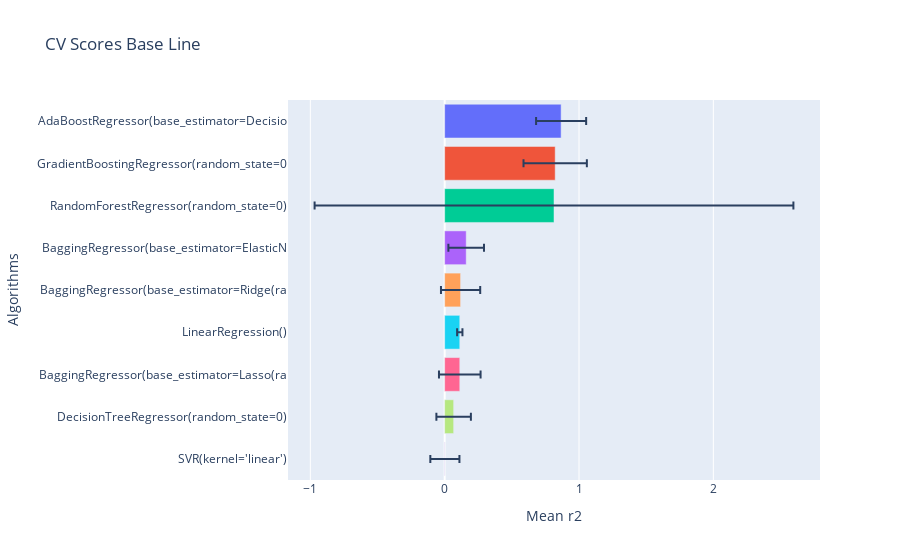

Here is the notebook cell this chart was saved with:
### Code cell
gp.crossval_models(x_train,y_train,10,lista_estimadores,"r2")

### Figure 1 — Plotly figure (JSON) as saved in the notebook; plotly's stock layout.template omitted (floating-point values rounded to 4 significant figures)
{"data": [{"alignmentgroup": "True", "error_x": {"array": [0.1863]}, "hovertemplate": "Algorithms=%{y}<br>Mean r2=%{x}<extra></extra>", "legendgroup": "AdaBoostRegressor(base_estimator=Decisio", "marker": {"color": "#636efa", "pattern": {"shape": ""}}, "name": "AdaBoostRegressor(base_estimator=Decisio", "offsetgroup": "AdaBoostRegressor(base_estimator=Decisio", "orientation": "h", "showlegend": true, "textposition": "auto", "type": "bar", "x": [0.8669], "xaxis": "x", "y": ["AdaBoostRegressor(base_estimator=Decisio"], "yaxis": "y"}, {"alignmentgroup": "True", "error_x": {"array": [0.2358]}, "hovertemplate": "Algorithms=%{y}<br>Mean r2=%{x}<extra></extra>", "legendgroup": "GradientBoostingRegressor(random_state=0", "marker": {"color": "#EF553B", "pattern": {"shape": ""}}, "name": "GradientBoostingRegressor(random_state=0", "offsetgroup": "GradientBoostingRegressor(random_state=0", "orientation": "h", "showlegend": true, "textposition": "auto", "type": "bar", "x": [0.8227], "xaxis": "x", "y": ["GradientBoostingRegressor(random_state=0"], "yaxis": "y"}, {"alignmentgroup": "True", "error_x": {"array": [1.782]}, "hovertemplate": "Algorithms=%{y}<br>Mean r2=%{x}<extra></extra>", "legendgroup": "RandomForestRegressor(random_state=0)", "marker": {"color": "#00cc96", "pattern": {"shape": ""}}, "name": "RandomForestRegressor(random_state=0)", "offsetgroup": "RandomForestRegressor(random_state=0)", "orientation": "h", "showlegend": true, "textposition": "auto", "type": "bar", "x": [0.8139], "xaxis": "x", "y": ["RandomForestRegressor(random_state=0)"], "yaxis": "y"}, {"alignmentgroup": "True", "error_x": {"array": [0.1325]}, "hovertemplate": "Algorithms=%{y}<br>Mean r2=%{x}<extra></extra>", "legendgroup": "BaggingRegressor(base_estimator=ElasticN", "marker": {"color": "#ab63fa", "pattern": {"shape": ""}}, "name": "BaggingRegressor(base_estimator=ElasticN", "offsetgroup": "BaggingRegressor(base_estimator=ElasticN", "orientation": "h", "showlegend": true, "textposition": "auto", "type": "bar", "x": [0.1602], "xaxis": "x", "y": ["BaggingRegressor(base_estimator=ElasticN"], "yaxis": "y"}, {"alignmentgroup": "True", "error_x": {"array": [0.146]}, "hovertemplate": "Algorithms=%{y}<br>Mean r2=%{x}<extra></extra>", "legendgroup": "BaggingRegressor(base_estimator=Ridge(ra", "marker": {"color": "#FFA15A", "pattern": {"shape": ""}}, "name": "BaggingRegressor(base_estimator=Ridge(ra", "offsetgroup": "BaggingRegressor(base_estimator=Ridge(ra", "orientation": "h", "showlegend": true, "textposition": "auto", "type": "bar", "x": [0.1185], "xaxis": "x", "y": ["BaggingRegressor(base_estimator=Ridge(ra"], "yaxis": "y"}, {"alignmentgroup": "True", "error_x": {"array": [0.0198]}, "hovertemplate": "Algorithms=%{y}<br>Mean r2=%{x}<extra></extra>", "legendgroup": "LinearRegression()", "marker": {"color": "#19d3f3", "pattern": {"shape": ""}}, "name": "LinearRegression()", "offsetgroup": "LinearRegression()", "orientation": "h", "showlegend": true, "textposition": "auto", "type": "bar", "x": [0.1125], "xaxis": "x", "y": ["LinearRegression()"], "yaxis": "y"}, {"alignmentgroup": "True", "error_x": {"array": [0.1549]}, "hovertemplate": "Algorithms=%{y}<br>Mean r2=%{x}<extra></extra>", "legendgroup": "BaggingRegressor(base_estimator=Lasso(ra", "marker": {"color": "#FF6692", "pattern": {"shape": ""}}, "name": "BaggingRegressor(base_estimator=Lasso(ra", "offsetgroup": "BaggingRegressor(base_estimator=Lasso(ra", "orientation": "h", "showlegend": true, "textposition": "auto", "type": "bar", "x": [0.1124], "xaxis": "x", "y": ["BaggingRegressor(base_estimator=Lasso(ra"], "yaxis": "y"}, {"alignmentgroup": "True", "error_x": {"array": [0.1284]}, "hovertemplate": "Algorithms=%{y}<br>Mean r2=%{x}<extra></extra>", "legendgroup": "DecisionTreeRegressor(random_state=0)", "marker": {"color": "#B6E880", "pattern": {"shape": ""}}, "name": "DecisionTreeRegressor(random_state=0)", "offsetgroup": "DecisionTreeRegressor(random_state=0)", "orientation": "h", "showlegend": true, "textposition": "auto", "type": "bar", "x": [0.06676], "xaxis": "x", "y": ["DecisionTreeRegressor(random_state=0)"], "yaxis": "y"}, {"alignmentgroup": "True", "error_x": {"array": [0.1083]}, "hovertemplate": "Algorithms=%{y}<br>Mean r2=%{x}<extra></extra>", "legendgroup": "SVR(kernel='linear')", "marker": {"color": "#FF97FF", "pattern": {"shape": ""}}, "name": "SVR(kernel='linear')", "offsetgroup": "SVR(kernel='linear')", "orientation": "h", "showlegend": true, "textposition": "auto", "type": "bar", "x": [0.001593], "xaxis": "x", "y": ["SVR(kernel='linear')"], "yaxis": "y"}], "layout": {"barmode": "relative", "legend": {"title": {"text": "Algorithms"}, "tracegroupgap": 0}, "showlegend": false, "title": {"text": "CV Scores Base Line"}, "xaxis": {"anchor": "y", "domain": [0, 1], "title": {"text": "Mean r2"}}, "yaxis": {"anchor": "x", "categoryarray": ["SVR(kernel='linear')", "DecisionTreeRegressor(random_state=0)", "BaggingRegressor(base_estimator=Lasso(ra", "LinearRegression()", "BaggingRegressor(base_estimator=Ridge(ra", "BaggingRegressor(base_estimator=ElasticN", "RandomForestRegressor(random_state=0)", "GradientBoostingRegressor(random_state=0", "AdaBoostRegressor(base_estimator=Decisio"], "categoryorder": "array", "domain": [0, 1], "title": {"text": "Algorithms"}}}}
